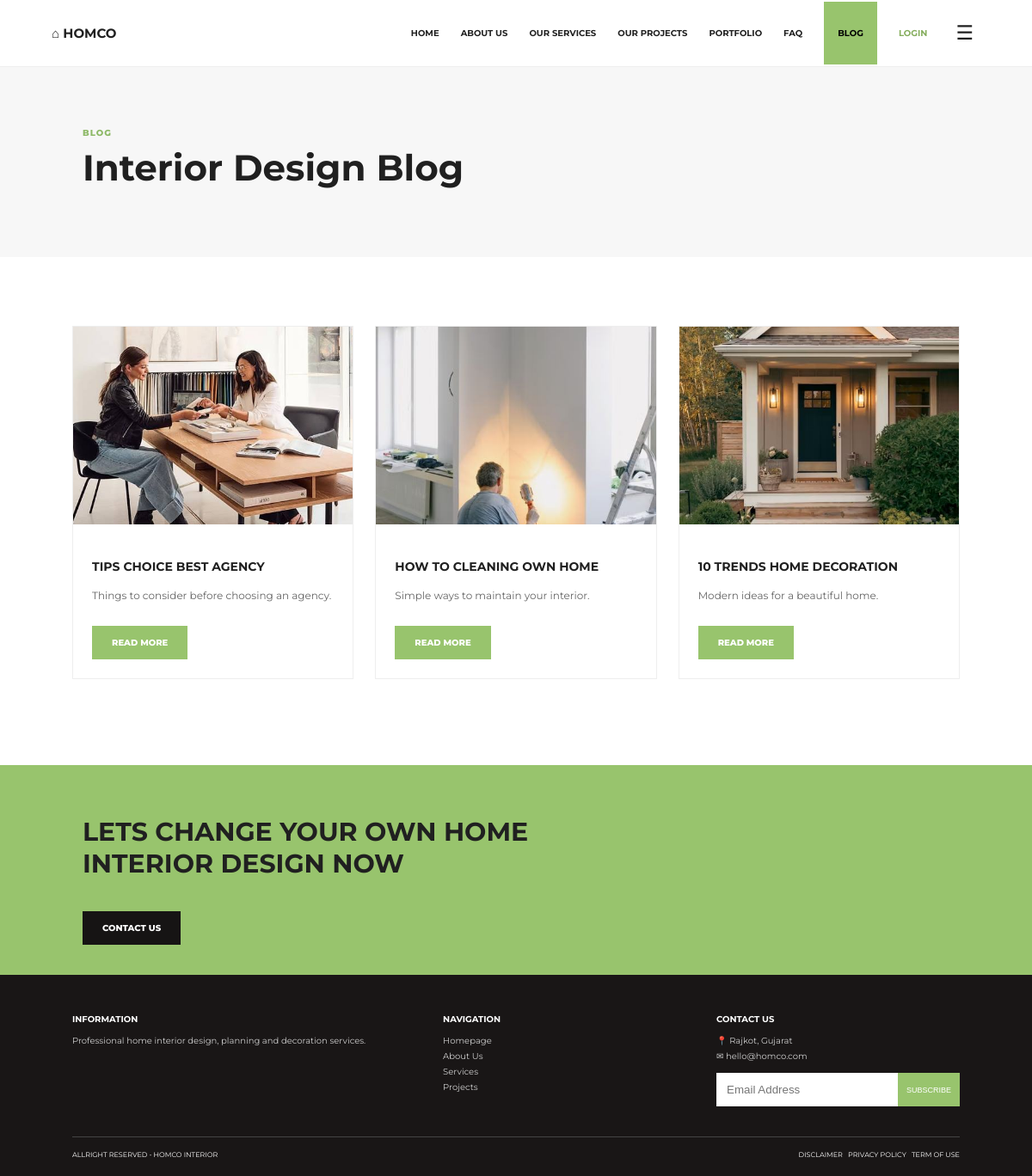
Page /guest/blog.php on the committed database.
### tables this page shows
CREATE TABLE blog_posts (
    id INT AUTO_INCREMENT PRIMARY KEY,
    title VARCHAR(200),
    content TEXT,
    image VARCHAR(255),
    created_at TIMESTAMP DEFAULT CURRENT_TIMESTAMP
);

### config/db.php (called while the page is built, shortened)
<?php
function e($v){return htmlspecialchars((string)$v,ENT_QUOTES,'UTF-8');}
?>

### guest/blog.php (the view, shortened to what this page needs)
<?php
require '../config/db.php';
require '../config/header.php';
$rows = $pdo->query(
    'SELECT * FROM blog_posts ORDER BY id DESC'
)->fetchAll();
?>
<div class="page-head">
    <div class="eyebrow">BLOG</div>
    <h1>Interior Design Blog</h1>
</div>
<section class="section">
    <div class="blog-grid">
        <?php foreach ($rows as $r): ?>
            <article class="image-card">
                <img src="../assets/images/<?= e($r['image']) ?>">
                <div class="inside">
                    <h3>
                        <?= e($r['title']) ?>
                    </h3>
                    <p>
                        <?= e($r['content']) ?>
                    </p>
                    <a
                        class="btn"
                        href="post.php?id=<?= $r['id'] ?>"
                    >
                        READ MORE
                    </a>
                </div>
            </article>
        <?php endforeach; ?>
    </div>
</section>
<?php
require '../config/footer.php';
?>

### assets/css/style.css (style rules this page uses)
* { box-sizing: border-box; }
body { margin: 0; font-family: 'Montserrat', Arial, sans-serif; color: #202020; background: #fff; }
a { text-decoration: none; color: inherit; }
img { max-width: 100%; }
.eyebrow { font-size: 10px; color: #8db967; font-weight: 800; letter-spacing: 1px; }
.hero p, .section p { font-size: 12px; line-height: 1.8; color: #666; }
.btn { display: inline-block; background: #98c46d; color: #fff; border: 0; padding: 13px 23px; font-size: 10px; font-weight: 800; margin-top: 12px; cursor: pointer; transition: background 0.3s ease, transform 0.3s ease; }
.section { padding: 80px 7%; }
.page-head { padding: 70px 8%; background: #f7f7f7; }
.page-head h1 { font-size: 42px; margin: 8px 0; }
.service-grid, .project-grid, .blog-grid { display: grid; grid-template-columns: repeat(3, 1fr); gap: 25px; }
.image-card { border: 1px solid #eee; overflow: hidden; transition: transform 0.3s ease, box-shadow 0.3s ease; }
.image-card img { width: 100%; height: 230px; object-fit: cover; transition: transform 0.4s ease; }
.image-card .inside { padding: 22px; }
.image-card h3 { font-size: 14px; }

### rows in the picture
blog_posts: image (picture), title "TIPS CHOICE BEST AGENCY", content "Things to consider before choosing an agency."
blog_posts: image (picture), title "HOW TO CLEANING OWN HOME", content "Simple ways to maintain your interior."
blog_posts: image (picture), title "10 TRENDS HOME DECORATION", content "Modern ideas for a beautiful home."
